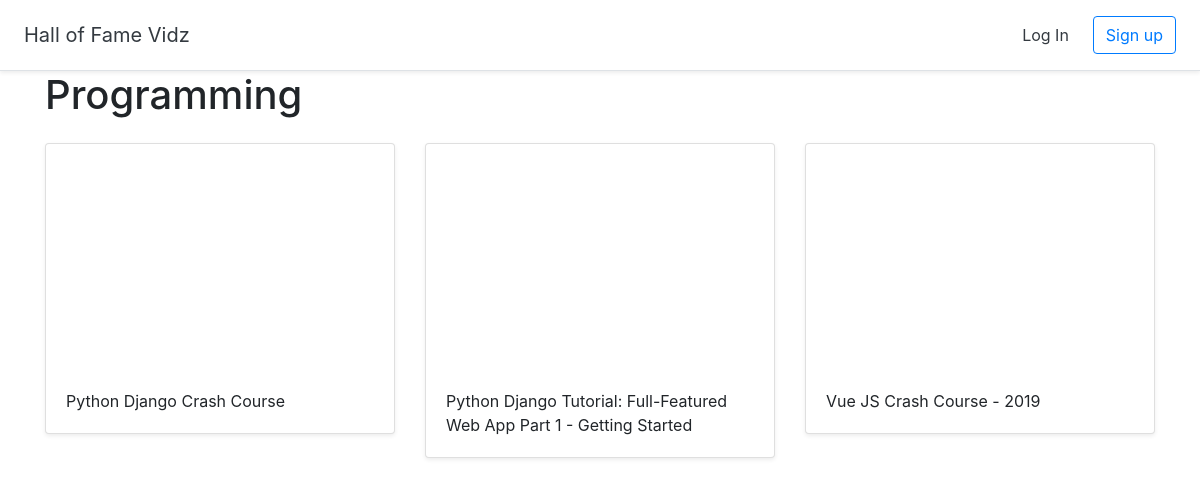
/hallofframe/9, run on the app's committed database.
### halls/models.py (models this page shows)
class Hall(models.Model):
    title = models.CharField(max_length=255)
    user = models.ForeignKey(User, on_delete=models.CASCADE)

class Video(models.Model):
    title = models.CharField(max_length=255)
    url = models.URLField()
    youtube_id = models.CharField(max_length=255)
    hall = models.ForeignKey(Hall, on_delete=models.CASCADE)

### halls/views.py (the view)
# urls.py: path('hallofframe/<int:pk>', views.DetailHall.as_view(), name='detail_hall'),
class DetailHall(generic.DetailView):
    model = Hall
    template_name = 'halls/detail_hall.html'

### halls/templates/halls/detail_hall.html (shortened to what this page needs)
{% extends 'halls/base.html' %}
{% block content %}
<div class="container">
<h1>{{ hall.title }}</h1>
    <div class="row">
      {% for video in hall.video_set.all %}
      <div class="col-md-4 mt-3">
        <div class="card mb-4 shadow-sm">
          <iframe width="100%" height="225" src="https://www.youtube.com/embed/{{ video.youtube_id }}" frameborder="0" allow="accelerometer; autoplay; encrypted-media; gyroscope; picture-in-picture" allowfullscreen></iframe>
          <div class="card-body">
            <p class="card-text">{{ video.title }}</p>
          </div>
        </div>
      </div>
      {% endfor %}
      </div>
    </div>
{% endblock %}

### data on the page
Hall: title "Programming"
Video: title "Python Django Crash Course"
Video: title "Python Django Tutorial: Full-Featured Web App Part 1 - Getting Started"
Video: title "Vue JS Crash Course - 2019"
